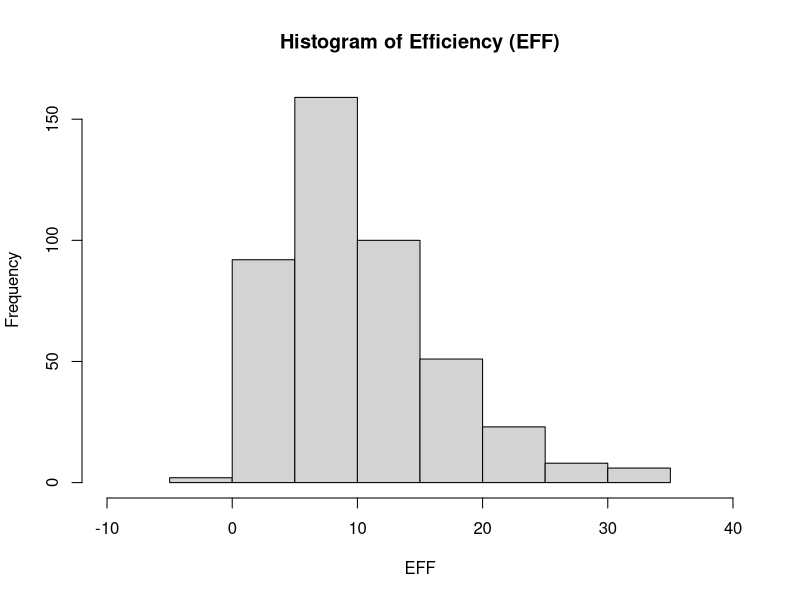
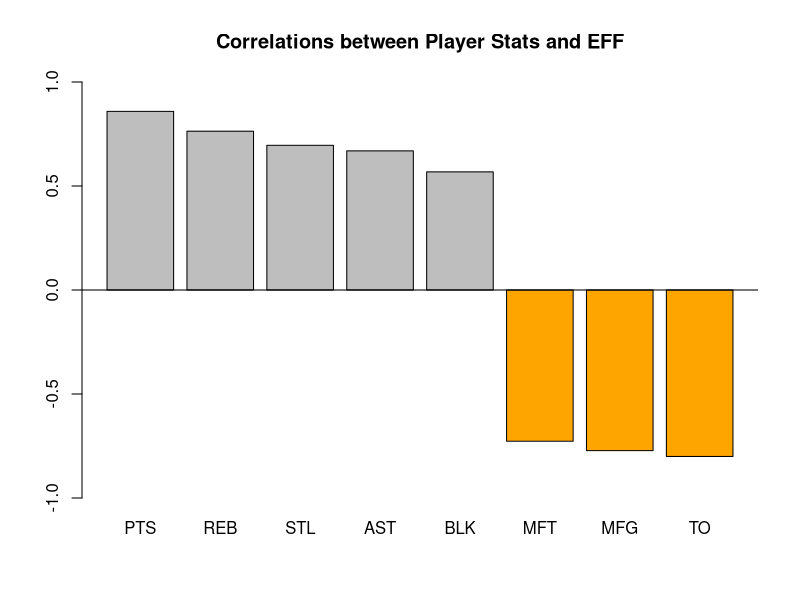
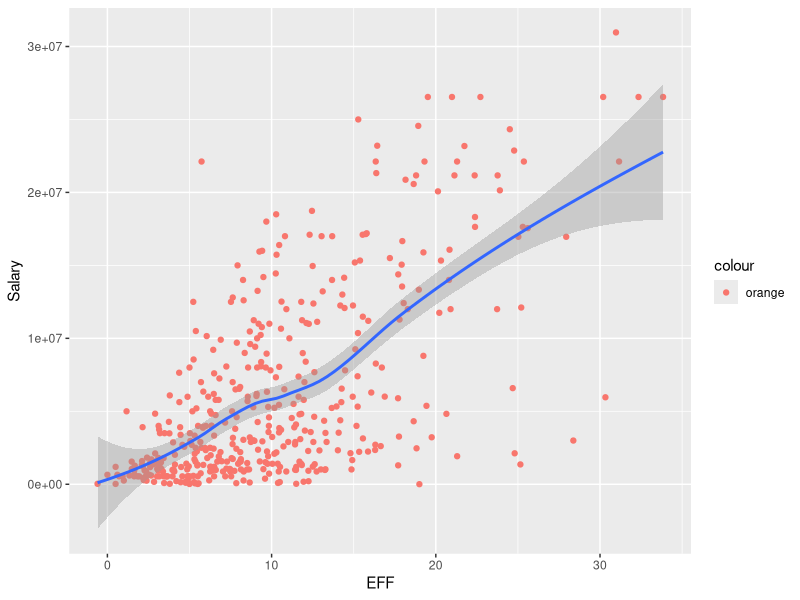
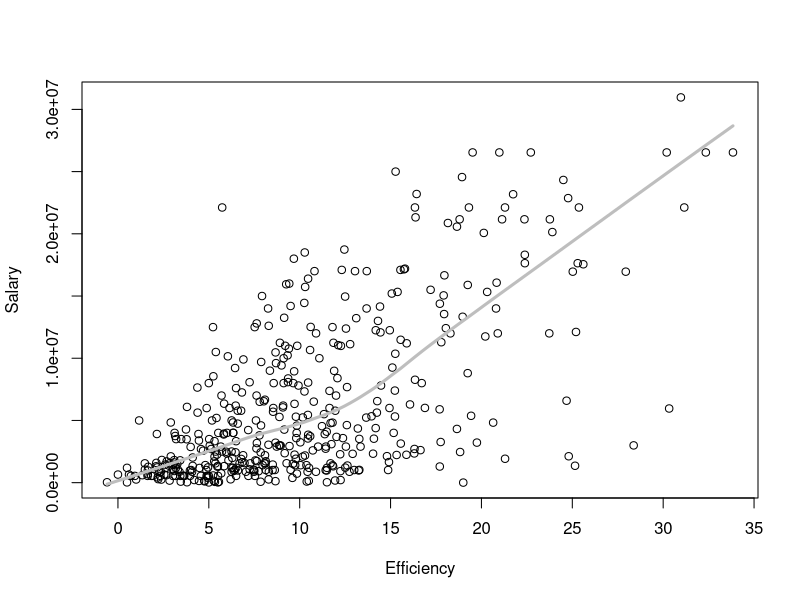
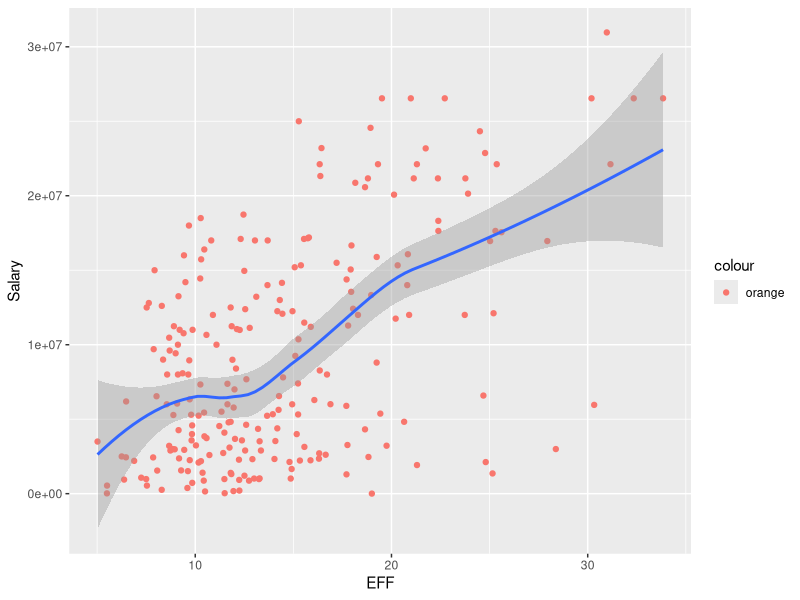

The R script that drew these images, in order:
## ---- chunk 1
knitr::opts_chunk$set(echo = TRUE)
## ---- chunk 2
library(readr)
library(ggplot2)
library(dplyr)
setwd("~/stat133/stat133-hws-fall17/hw02")
## ---- chunk 3
dat <- read.csv("./data/nba2017-player-statistics.csv", header = TRUE,
                colClasses = c("Player" = "character",
                               "Team" = "character",
                               "Experience" = "character",
                                "Position" = "factor",
                                "Salary" = "double"
                                ))
str(dat)
## ---- chunk 4
dat_2 <- read_csv("./data/nba2017-player-statistics.csv",
                  col_types = list(.default = col_integer(),
                                   Player = col_character(), 
                                   Team = col_character(), 
                                   Experience = col_character(),
                                   Position = col_factor(c("C","PF","PG","SF","SG")),
                                   Salary = col_double()))
str(dat_2)
## ---- chunk 5
#Replacing R's with 0's and converting the variable to integer
dat$Experience <- as.integer(replace(dat$Experience, grep("R", dat$Experience), "0"))
is.integer(dat$Experience)
## ---- chunk 6
#Adding variables
MFG <- (dat$FGA) - (dat$FGM)
MFT <- (dat$FTA)-(dat$FTM)
PTS <- (3*(dat$Points3))+(2*(dat$Points2))+(dat$FTM)
REB <- (dat$DREB)+(dat$OREB)
MPG <- (dat$MIN)/(dat$GP)
dat$MFG <- MFG
dat$MFT <- MFT
dat$PTS <- PTS
dat$REB <- REB
dat$MPG <- MPG
#Forming [EFF value](https://en.wikipedia.org/wiki/Efficiency_(basketball))
dat$EFF <- ((dat$PTS)+(dat$REB)+(dat$AST)+(dat$STL)+(dat$BLK)-(dat$MFG)-(dat$MFT)-(dat$TO))/(dat$GP)
#Summary
summary(dat$EFF)
## ---- chunk 7
#Histogram
hist(dat$EFF, xlab = "EFF", xlim = c(-10, 40), main = "Histogram of Efficiency (EFF)", col = "light grey")
## ---- chunk 8
#Top 10 EFF-valued players
dat[order(-dat$EFF),][(1:10), c("Player", "Team", "Salary", "EFF")]
## ---- chunk 9
#Names of players with negative EFF values
dat[dat$EFF < 0, "Player"]
## ---- chunk 10
#Finding correlations
cor(dat$EFF, dat$PTS)
cor(dat$EFF, dat$REB)
cor(dat$EFF, dat$AST)
cor(dat$EFF, dat$STL)
cor(dat$EFF, dat$BLK)
cor(dat$EFF, -dat$MFG)
cor(dat$EFF, -dat$MFT)
cor(dat$EFF, -dat$TO)
## ---- chunk 11
#Displaying correlations in descending order
cor_PTS <-cor(dat$EFF, dat$PTS)
cor_REB <- cor(dat$EFF, dat$REB)
cor_AST <- cor(dat$EFF, dat$AST)
cor_STL <- cor(dat$EFF, dat$STL)
cor_BLK <- cor(dat$EFF, dat$BLK)
cor_MFG <- cor(dat$EFF, -dat$MFG)
cor_MFT <- cor(dat$EFF, -dat$MFT)
cor_TO <- cor(dat$EFF, -dat$TO)
correlations <- data.frame(player.stats = 
                             c("PTS", "REB", "AST", "STL", "BLK", "MFG", "MFT", "TO"),
                           cor = c(cor_PTS, cor_REB, cor_AST, cor_STL, cor_BLK, cor_MFG, cor_MFT, cor_TO))
correlations <- correlations[order(-correlations$cor),]
correlations
#Barplot
barplot(correlations$cor, ylim = c(-1, 1),
        main = "Correlations between Player Stats and EFF", 
        col = c("orange", "grey")[(correlations$cor>0)+1],
        names.arg = correlations$player.stats)
abline(h=0)
## ---- chunk 12
#Plotting scatter with lowess using ggplot
ggplot(data = dat, aes(x = EFF, y = Salary)) + geom_point(aes(color = "orange")) + geom_smooth()
## ---- chunk 13
#Plotting scatter with lowess using the more traditional method
plot(dat$EFF, dat$Salary, xlab = "Efficiency", ylab = "Salary")
lines(lowess(dat$EFF, dat$Salary, f = 0.7), col = "Grey", lwd = 3)
## ---- chunk 14
#Correlation coefficient between EFF and salary
cor(dat$EFF, dat$Salary)
## ---- chunk 15
#more "solid" players
player2 <- dat[dat$MPG >= 20,]
#scatterplot
ggplot(data = player2, aes(x = EFF, y = Salary)) + geom_point(aes(color = "orange")) + geom_smooth()

#correlation coefficient
cor(player2$EFF, player2$Salary)
